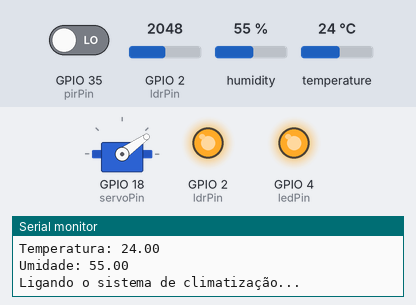
A sketch run on a simulated ESP32. Shown: servo, output pins drawn as LEDs (lit = HIGH), the last lines printed to the serial monitor. The test bench sets the inputs (shaded band); at power-on: GPIO 2 (ldrPin) = 2048, humidity 55 %, GPIO 35 (pirPin) LOW, temperature 24 °C. WiFi joins after 1.5 s; servers stay silent unless stated; no MQTT or app messages arrive unless stated.

Above: at 9.9 s.
10.0 s: GPIO 2 (ldrPin) set to 2481
At 10.24 s:
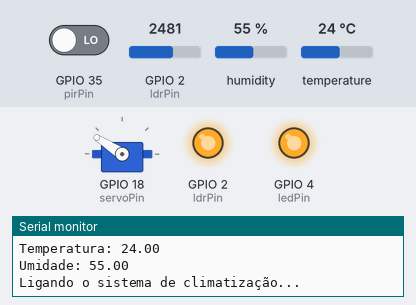
14.7 s: GPIO 2 (ldrPin) set to 2558
At 17.4 s:
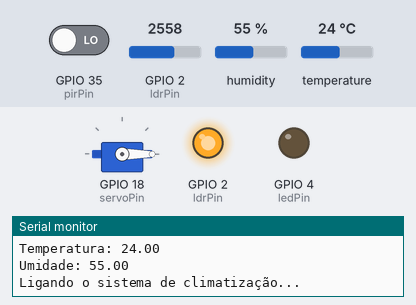
18.4 s: humidity set to 32 %
21.9 s: humidity set to 29 %
At 22.5 s:
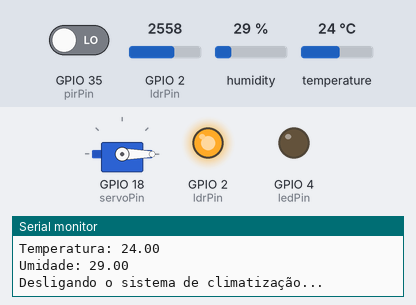
Timing chart, 0 to 24.9 s (numbered marks = the images above; inputs shaded):
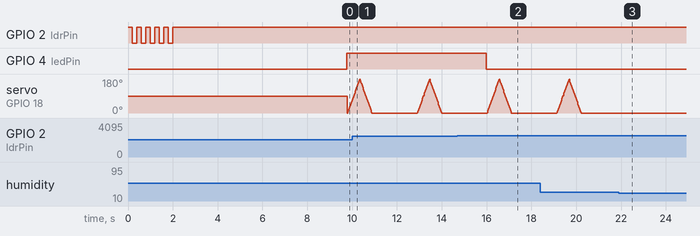

The sketch:

cod.ino
```cpp
//Autor: Fábio Henrique Cabrini
//Resumo: Esse programa possibilita ligar e desligar o led onboard, além de mandar o status para o Broker MQTT possibilitando o Helix saber
//se o led está ligado ou desligado.
//Revisões:
//Rev1: 26-08-2023 Código portado para o ESP32 e para realizar a leitura de luminosidade e publicar o valor em um tópico aprorpiado do broker
//Autor Rev1: Lucas Demetrius Augusto
//Rev2: 28-08-2023 Ajustes para o funcionamento no FIWARE Descomplicado
//Autor Rev2: Fábio Henrique Cabrini

#include <WiFi.h>
#include <PubSubClient.h> // Importa a Biblioteca PubSubClient
#include <Wire.h>
#include <Adafruit_Sensor.h>
#include <DHT.h>
#include <ESP32Servo.h>

Servo myServo;

//defines:

//defines de id mqtt e tópicos para publicação e subscribe denominado TEF(Telemetria e Monitoramento de Equipamentos)

#define TOPICO_SUBSCRIBE    "/TEF/akona003/cmd"        //tópico MQTT de escuta
#define TOPICO_PUBLISH      "/TEF/akona003/attrs"      //tópico MQTT de envio de informações para Broker
#define TOPICO_PUBLISH_2    "/TEF/akona003/attrs/l"    //tópico MQTT de envio de informações para Broker
#define TOPICO_PUBLISH_3    "/TEF/akona003/attrs/t"
#define TOPICO_PUBLISH_4    "/TEF/akona003/attrs/h"

#define ID_MQTT  "fiware_akona3"      //id mqtt (para identificação de sessão)

const int pirPin = 35;  // Pino de entrada do sensor de presença PIR
const int ldrPin = 2;   // Pino de entrada do sensor de luz (LDR)
int servoPin = 18;
int ledPin = 4;
const float gama = 0.7;
const float rl10 = 50;

#define DHTPIN 15           // Pino de dados do sensor DHT11
#define DHTTYPE DHT11       // Tipo do sensor DHT (DHT11)

DHT dht(DHTPIN, DHTTYPE);

// WIFI

const char* SSID = "FIAP-IBM"; // SSID / nome da rede WI-FI que deseja se conectar
const char* PASSWORD = "Challenge@23!"; // Senha da rede WI-FI que deseja se conectar

// MQTT

const char* BROKER_MQTT = "46.17.108.113"; //URL do broker MQTT que se deseja utilizar
int BROKER_PORT = 1883; // Porta do Broker MQTT
int D4 = 2;

//Variáveis e objetos globais

WiFiClient espClient; // Cria o objeto espClient
PubSubClient MQTT(espClient); // Instancia o Cliente MQTT passando o objeto espClient
char EstadoSaida = '0';  //variável que armazena o estado atual da saída

//Prototypes

void initSerial();
void initWiFi();
void initMQTT();
void reconectWiFi();
void mqtt_callback(char* topic, byte* payload, unsigned int length);
void VerificaConexoesWiFIEMQTT(void);
void InitOutput(void);

/*

*  Implementações das funções

*/

void setup() {

    Serial.begin(115200); // Inicializa a comunicação serial

    //inicializações:

    InitOutput();
    initSerial();
    initWiFi();
    initMQTT();
    pinMode(pirPin, INPUT);
    pinMode(ldrPin, INPUT);
    pinMode(ledPin, OUTPUT);

    myServo.attach(servoPin);
    myServo.write(90);
    dht.begin();
    delay(5000);
    MQTT.publish(TOPICO_PUBLISH, "s|on");

}

//Função: inicializa comunicação serial com baudrate 115200 (para fins de monitorar no terminal serial
//        o que está acontecendo.
//Parâmetros: nenhum
//Retorno: nenhum

void initSerial() {

  Serial.begin(115200);

}

//Função: inicializa e conecta-se na rede WI-FI desejada
//Parâmetros: nenhum
//Retorno: nenhum

void initWiFi() {
    delay(10);
    Serial.println("------Conexao WI-FI------");
    Serial.print("Conectando-se na rede: ");
    Serial.println(SSID);
    Serial.println("Aguarde");
    reconectWiFi();
}

//Função: inicializa parâmetros de conexão MQTT(endereço do
//        broker, porta e seta função de callback)
//Parâmetros: nenhum
//Retorno: nenhum

void initMQTT() {
    MQTT.setServer(BROKER_MQTT, BROKER_PORT);   //informa qual broker e porta deve ser conectado
    MQTT.setCallback(mqtt_callback);            //atribui função de callback (função chamada quando qualquer informação de um dos tópicos subescritos chega)
}

//Função: função de callback
//        esta função é chamada toda vez que uma informação de
//        um dos tópicos subescritos chega)
//Parâmetros: nenhum
//Retorno: nenhum

void mqtt_callback(char* topic, byte* payload, unsigned int length)

{

    String msg;
    //obtem a string do payload recebido
    for(int i = 0; i < length; i++) {

       char c = (char)payload[i];
       msg += c;

    }

    Serial.print("- Mensagem recebida: ");
    Serial.println(msg);

    //toma ação dependendo da string recebida:
    //verifica se deve colocar nivel alto de tensão na saída D0:
    //IMPORTANTE: o Led já contido na placa é acionado com lógica invertida (ou seja,
    //enviar HIGH para o output faz o Led apagar / enviar LOW faz o Led acender)

    if (msg.equals("akona003@on|")) {

        digitalWrite(D4, HIGH);
        EstadoSaida = '1';

    }

    //verifica se deve colocar nivel alto de tensão na saída D0:

    if(msg.equals("akona003@off|")){

        digitalWrite(D4, LOW);
        EstadoSaida = '0';

    }

}

//Função: reconecta-se ao broker MQTT (caso ainda não esteja conectado ou em caso de a conexão cair)
//        em caso de sucesso na conexão ou reconexão, o subscribe dos tópicos é refeito.
//Parâmetros: nenhum
//Retorno: nenhum

void reconnectMQTT(){

    while (!MQTT.connected()){

        Serial.print("* Tentando se conectar ao Broker MQTT: ");
        Serial.println(BROKER_MQTT);

        if (MQTT.connect(ID_MQTT)){

            Serial.println("Conectado com sucesso ao broker MQTT!");
            MQTT.subscribe(TOPICO_SUBSCRIBE);

        }

        else{

            Serial.println("Falha ao reconectar no broker.");
            Serial.println("Havera nova tentatica de conexao em 2s");
            delay(2000);

        }

    }

}

//Função: reconecta-se ao WiFi
//Parâmetros: nenhum
//Retorno: nenhum

void reconectWiFi() {

    //se já está conectado a rede WI-FI, nada é feito.
    //Caso contrário, são efetuadas tentativas de conexão

    if (WiFi.status() == WL_CONNECTED)

        return;

    WiFi.begin(SSID, PASSWORD); // Conecta na rede WI-FI

    while (WiFi.status() != WL_CONNECTED){

        delay(100);
        Serial.print(".");

    }

    Serial.println();
    Serial.print("Conectado com sucesso na rede ");
    Serial.print(SSID);
    Serial.println("IP obtido: ");
    Serial.println(WiFi.localIP());

}

//Função: verifica o estado das conexões WiFI e ao broker MQTT.
//        Em caso de desconexão (qualquer uma das duas), a conexão
//        é refeita.
//Parâmetros: nenhum
//Retorno: nenhum

void VerificaConexoesWiFIEMQTT(void){

    if (!MQTT.connected())

        reconnectMQTT(); //se não há conexão com o Broker, a conexão é refeita

     reconectWiFi(); //se não há conexão com o WiFI, a conexão é refeita

}

//Função: envia ao Broker o estado atual do output
//Parâmetros: nenhum
//Retorno: nenhum

void EnviaEstadoOutputMQTT(void){

    if (EstadoSaida == '1'){

      MQTT.publish(TOPICO_PUBLISH, "s|on");
      Serial.println("- Led Ligado");

    }

    if (EstadoSaida == '0'){

      MQTT.publish(TOPICO_PUBLISH, "s|off");
      Serial.println("- Led Desligado");

    }

    Serial.println("- Estado do LED onboard enviado ao broker!");
    delay(1000);

}

//Função: inicializa o output em nível lógico baixo
//Parâmetros: nenhum
//Retorno: nenhum

void InitOutput(void){

    //IMPORTANTE: o Led já contido na placa é acionado com lógica invertida (ou seja,
    //enviar HIGH para o output faz o Led apagar / enviar LOW faz o Led acender)

    pinMode(D4, OUTPUT);
    digitalWrite(D4, HIGH);
    boolean toggle = false;

    for(int i = 0; i <= 10; i++){

        toggle = !toggle;
        digitalWrite(D4,toggle);
        delay(200);

    }

}

//programa principal

void loop() {

  char msgBuffer[6];
  char luminosityBuffer[6];
  char temperatureBuffer[6];
  char humidityBuffer[6];

  //garante funcionamento das conexões WiFi e ao broker MQTT

  VerificaConexoesWiFIEMQTT();

  //envia o status de todos os outputs para o Broker no protocolo esperado

  EnviaEstadoOutputMQTT();


  //  // Leitura do sensor de presença
  //  int pirValue = digitalRead(pirPin);
  //  dtostrf(pirValue, 4, 2, msgBuffer);
  //  MQTT.publish(TOPICO_PUBLISH_2,msgBuffer);
  // Leitura do sensor de luz (LDR) e mapeamento para a faixa de 0 a 100

  int ldrValue = analogRead(ldrPin);
  int ldrMappedValue = map(ldrValue, 4095, 0, 1024, 0);
  float voltage = ldrMappedValue / 1024.*5;
  float resistance = 2000 * voltage / (1-voltage/5);
  float brightness = pow(rl10*1e3*pow(10,gama)/resistance,(1/gama));

  Serial.print("Sensor de Luz (LDR): ");
  Serial.println(brightness);

  dtostrf(brightness, 4, 2, luminosityBuffer);

  MQTT.publish(TOPICO_PUBLISH_2, luminosityBuffer);

  // Controle do LED com base na luminosidade e presença

  if (brightness > 50 || digitalRead(pirPin) == HIGH) {

    digitalWrite(ledPin, HIGH); // Acende o LED

  }else{

    digitalWrite(ledPin, LOW); // Apaga o LED

  }


  // Leitura da temperatura e umidade
  float temperature = dht.readTemperature();
  float humidity = dht.readHumidity();

  Serial.print("Temperatura: ");
  Serial.println(temperature);
  Serial.print("Umidade: ");
  Serial.println(humidity);

  dtostrf(temperature, 4, 2, temperatureBuffer);
  MQTT.publish(TOPICO_PUBLISH_3, temperatureBuffer);
  dtostrf(humidity, 4, 2, humidityBuffer);
  MQTT.publish(TOPICO_PUBLISH_4, humidityBuffer);

  // Lógica de controle com base na temperatura e umidade
    if (temperature > 20 && humidity > 30){
        Serial.println("Ligando o sistema de climatização...");
        // Girar o servo motor de 0 a 180 graus

        for (int pos = 0; pos <= 180; pos += 1){
            myServo.write(pos);
            delay(3);  // Ajuste a velocidade conforme necessário
        }

        // Girar o servo motor de 180 a 0 graus
        for (int pos = 180; pos >= 0; pos -= 1) {
            myServo.write(pos);
            delay(3);  // Ajuste a velocidade conforme necessário
        }

    } else {

        // Desligar o sistema de climatização ou realizar outra ação
        Serial.println("Desligando o sistema de climatização...");

    }

  delay(1000);  // Leituras a cada segundo

  //keep-alive da comunicação com broker MQTT

  MQTT.loop();

}
```

Measured:
- the behaviour switches between 2531 and 2532 on GPIO 2 (ldrPin) (found by bisection; images 1 and 2)
- after the input at 14.7 s, GPIO 4 (ledPin): HIGH → LOW after 1.3 s
- after the input at 21.9 s, servo on GPIO 18 (servoPin): stops changing and stays 0°
